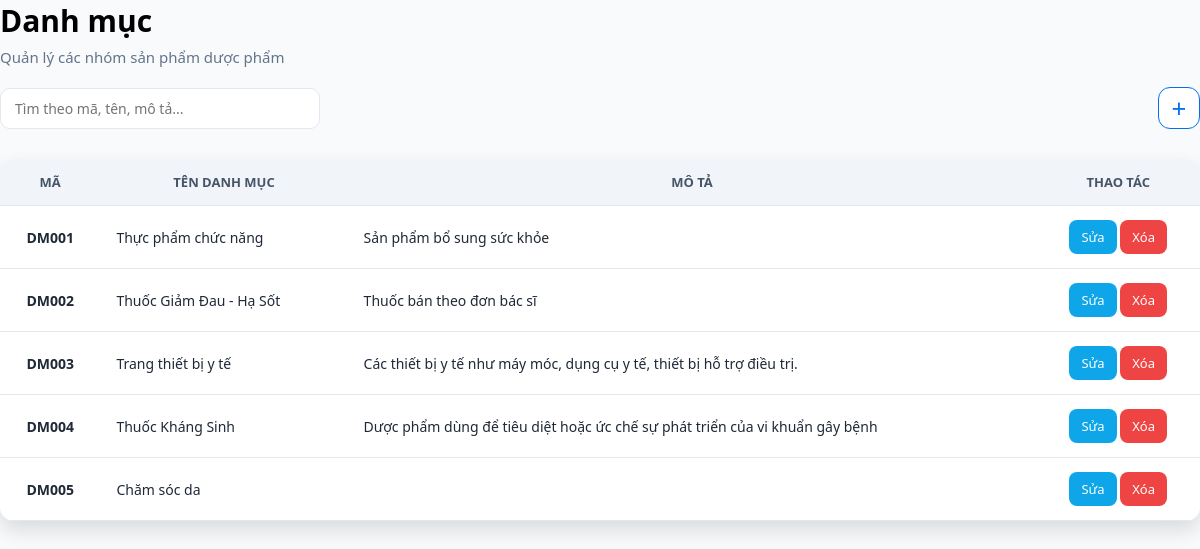
/quan-ly-dm.php, run on the app's committed database.
### tables this page shows
CREATE TABLE `danh_muc` (
  `ma_danh_muc` varchar(10) NOT NULL,
  `ten_danh_muc` varchar(255) NOT NULL,
  `mo_ta` text DEFAULT NULL,
  `created_at` timestamp NOT NULL DEFAULT current_timestamp(),
  `updated_at` timestamp NOT NULL DEFAULT current_timestamp() ON UPDATE current_timestamp()
);

### quan-ly-dm.php (the view, shortened to what this page needs)
<?php
include("connect.php");
$list = $conn->query("SELECT * FROM danh_muc ORDER BY CAST(SUBSTRING(ma_danh_muc,3) AS UNSIGNED) ASC");
?>
<!DOCTYPE html>
<html lang="vi">
<head>
    <link rel="stylesheet" href="css.css">
</head>
<body>
<div class="page-header">
    <h1>Danh mục</h1>
    <p>Quản lý các nhóm sản phẩm dược phẩm</p>
</div>
<div class="toolbar">
    <input type="text" id="searchInput" placeholder="Tìm theo mã, tên, mô tả..." onkeyup="timKiemDM()">
    <button type="button" onclick="openModal('modal-them')">+</button>
</div>
<div class="table-box">
    <table>
        <thead>
            <tr>
                <th>Mã</th>
                <th>Tên danh mục</th>
                <th>Mô tả</th>
                <th>Thao tác</th>
            </tr>
        </thead>
        <tbody id="ds-dm">
            <?php while($dm = $list->fetch_assoc()): ?>
            <tr>
                <td><strong><?= $dm['ma_danh_muc'] ?></strong></td>
                <td style="text-align: left;"><?= htmlspecialchars($dm['ten_danh_muc']) ?></td>
                <td style="text-align: left;"><?= htmlspecialchars($dm['mo_ta']) ?></td>
                <td>
                    <button class="btn btn-info"
                        onclick="editDM('<?= $dm['ma_danh_muc'] ?>', '<?= htmlspecialchars($dm['ten_danh_muc'], ENT_QUOTES) ?>', '<?= htmlspecialchars($dm['mo_ta'], ENT_QUOTES) ?>')">
                        Sửa
                    </button>
                    <a class="btn btn-danger"
                       href="quanly.php?page=quan-ly-dm&delete=<?= $dm['ma_danh_muc'] ?>"
                       onclick="return confirm('Xóa danh mục này có thể ảnh hưởng đến sản phẩm liên quan. Bạn chắc chắn chứ?')">
                       Xóa
                    </a>
                </td>
            </tr>
            <?php endwhile; ?>
        </tbody>
    </table>
</div>
</body>
</html>

### css.css (style rules this page uses)
* { box-sizing: border-box; font-family: 'Segoe UI', sans-serif; }
body { margin: 0; padding: 0px; background: #f8fafc; color: #1f2937; }
.page-header h1 { margin: 0; font-size: 30px; font-weight: 700; color: black; }
.page-header p { margin-top: 6px; font-size: 15px; color: #64748b; }
.toolbar { display: flex; justify-content: space-between; align-items: center; margin: 20px 0; gap: 10px; }
.toolbar input { width: 320px; padding: 10px 14px; border-radius: 10px; border: 1px solid #e2e8f0; font-size: 14px; }
.toolbar button { width: 42px; height: 42px; border-radius: 12px; border: 1px solid #0070F4; background: white; color: #0070F4; font-size: 26px; cursor: pointer; transition: .3s; border-color: #0070F4; }
.btn { padding: 8px 12px; border-radius: 8px; border: none; font-size: 13px; cursor: pointer; transition: .2s; text-decoration: none; }
.btn-info { background: #0ea5e9; color: white; }
.btn-danger { background: #ef4444; color: white; text-decoration: none; }
.table-box { background: white; margin-top: 30px; border-radius: 14px; overflow: hidden; box-shadow: 0 10px 20px rgba(0,0,0,.12); }
table { width: 100%; border-collapse: collapse; }
thead { background: #f1f5f9; }
th, td { padding: 14px 16px; border-bottom: 1px solid #e2e8f0; font-size: 14px; text-align: center; }
th { text-transform: uppercase; font-size: 13px; color: #475569; text-align: center; }

### data on the page
danh_muc: ma_danh_muc "DM001", ten_danh_muc "Thực phẩm chức năng", mo_ta "Sản phẩm bổ sung sức khỏe"
danh_muc: ma_danh_muc "DM002", ten_danh_muc "Thuốc Giảm Đau - Hạ Sốt", mo_ta "Thuốc bán theo đơn bác sĩ"
danh_muc: ma_danh_muc "DM003", ten_danh_muc "Trang thiết bị y tế", mo_ta "Các thiết bị y tế như máy móc, dụng cụ y tế, thiết bị hỗ trợ điều trị."
danh_muc: ma_danh_muc "DM004", ten_danh_muc "Thuốc Kháng Sinh", mo_ta "Dược phẩm dùng để tiêu diệt hoặc ức chế sự phát triển của vi khuẩn gây bệnh"
danh_muc: ma_danh_muc "DM005", ten_danh_muc "Chăm sóc da"
